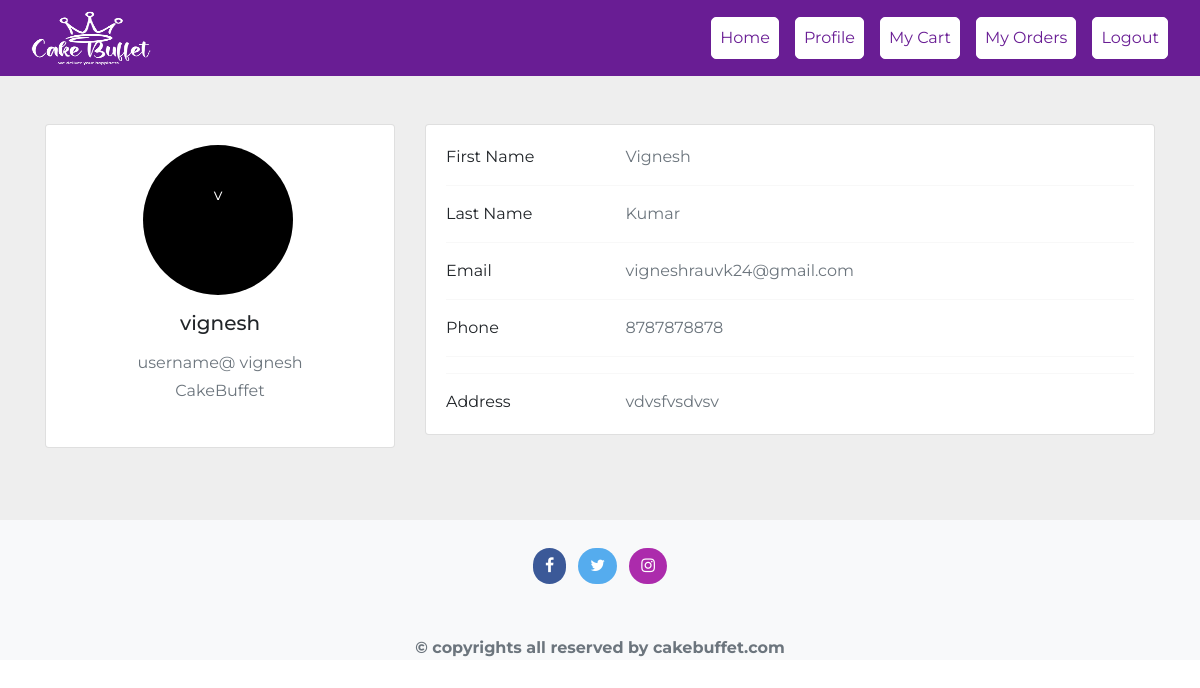
Screenshot of /profile/ (signed in) with the database file from the repository.
### users/models.py (models this page shows)
class Customer(AbstractUser):
    phone_number = models.CharField(max_length=10,blank=True)
    Address = models.CharField(max_length=400,blank=True)

### main/views.py (the view)
# urls.py: path('profile/',views.profile,name='profile'),
@login_required
def profile(request):
    user = Customer.objects.all()
    return render(request,"profile.html")

### main/templates/profile.html
{% extends "base.html" %}
{% block content %}
<section style="background-color: #eee;">
    <div class="container py-5">
      <div class="row">
        <div class="col-lg-4">
          <div class="card mb-4">
            <div class="card-body text-center">
                <div class="rounded-circle img-fluid" style="width: 150px;height:150px;background-color: black;margin-left: 25%;">
                    <p style="padding-top: 25%;color:white;" >{{ user.username.0 }}</p>
                </div>
              <h5 class="my-3">{{user.username}}</h5>
              <p class="text-muted mb-1">username@ {{user.username}}</p>
              <p class="text-muted mb-4">CakeBuffet</p>
            </div>
          </div>
        </div>
        <div class="col-lg-8">
          <div class="card mb-4">
            <div class="card-body">
              <div class="row">
                <div class="col-sm-3">
                  <p class="mb-0">First Name</p>
                </div>
                <div class="col-sm-9">
                  <p class="text-muted mb-0">{{user.first_name}}</p>
                </div>
              </div>
              <hr>
              <div class="row">
                <div class="col-sm-3">
                  <p class="mb-0">Last Name</p>
                </div>
                <div class="col-sm-9">
                  <p class="text-muted mb-0">{{user.last_name}}</p>
                </div>
              </div>
              <hr>
              <div class="row">
                <div class="col-sm-3">
                  <p class="mb-0">Email</p>
                </div>
                <div class="col-sm-9">
                  <p class="text-muted mb-0">{{user.email}}</p>
                </div>
              </div>
              <hr>
              <div class="row">
                <div class="col-sm-3">
                  <p class="mb-0">Phone</p>
                </div>
                <div class="col-sm-9">
                  <p class="text-muted mb-0">{{user.phone_number}}</p>
                </div>
              </div>
              <hr>
              <hr>
              <div class="row">
                <div class="col-sm-3">
                  <p class="mb-0">Address</p>
                </div>
                <div class="col-sm-9">
                  <p class="text-muted mb-0">{{user.Address}}</p>
                </div>
              </div>
            </div>
          </div>
        </div>
      </div>
    </div>
  </section>
{% endblock %}

### main/templates/base.html (style rules this page uses)
body { font-family: 'Montserrat',sans-serif; }

### rows the page displays
Customer: username.0 "v", username "vignesh", first_name "Vignesh", last_name "Kumar", email "vigneshrauvk24@gmail.com", phone_number "8787878878", Address "vdvsfvsdvsv"
